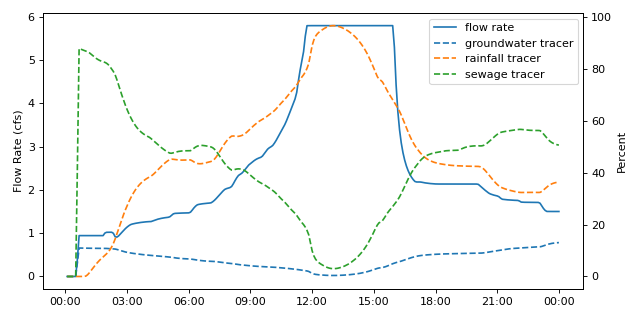

Python code for this plot:
import matplotlib.pyplot as plt
import matplotlib.dates as mdates
from swmm.pandas import Output,test_out_path

out = Output(test_out_path)
df = out.link_series('COND6',['flow_rate','groundwater','pol_rainfall','sewage'])

# set up figure
fig,ax = plt.subplots(figsize=(8,4))

# plot flow rate on primary yaxis
ax.plot(df.flow_rate,label="flow rate")

# plot pollutant concentrations on secondary axis
# rainfall, DWF, and groundwater were given 100 mg/L pollutant
# concentrations to serve as tracers
ax1 = ax.twinx()
ax1.plot(df.groundwater,ls = '--',label="groundwater tracer")
ax1.plot(df.pol_rainfall,ls = '--',label="rainfall tracer")
ax1.plot(df.sewage,ls = '--',label="sewage tracer")

# style axes
ax.set_ylabel("Flow Rate (cfs)")
ax.xaxis.set_major_formatter(mdates.DateFormatter("%H:%M"))
ax1.set_ylabel("Percent")

# add legend and show figure
fig.legend(bbox_to_anchor=(1,1),bbox_transform=ax.transAxes)
fig.tight_layout()

fig.show()
